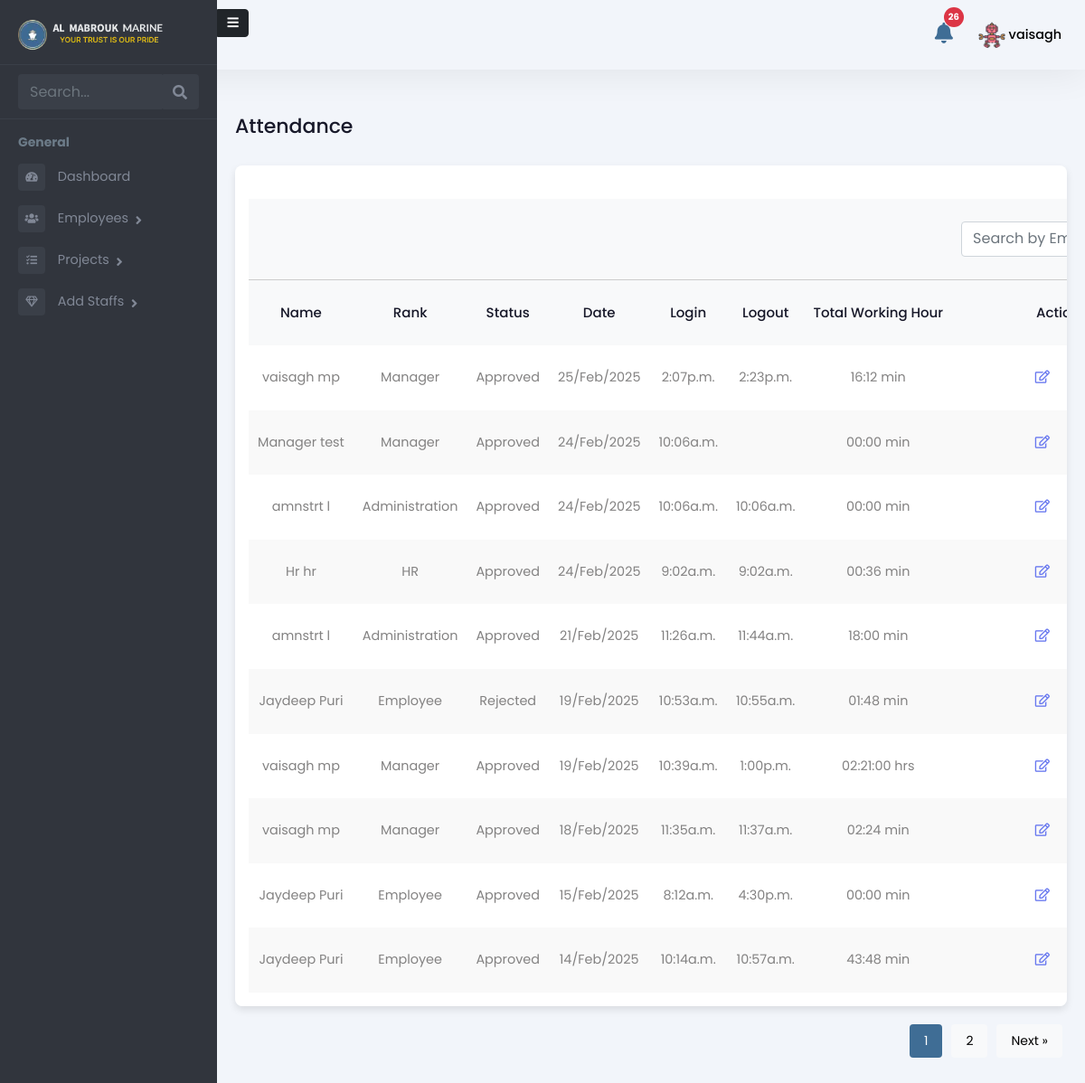
The app's page /admin-panel/employee/attendance/ (signed in), older data.
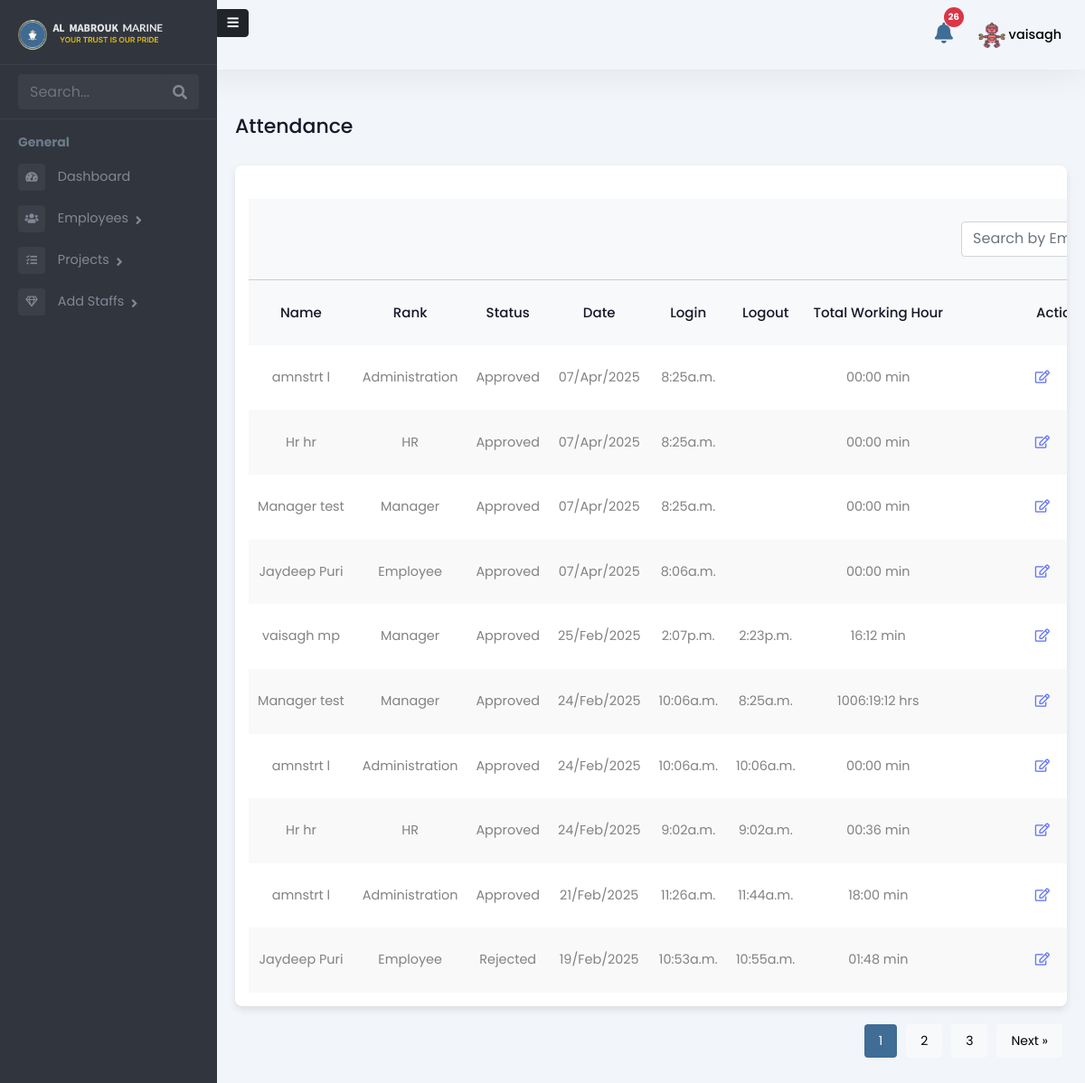
The same page, newer data.
### Admin/models.py (models this page shows, shortened)
class Attendance(models.Model):
    LOCATION_CHOICES = [
        ('DMC', 'DMC Warehouse'),
        ('FUJ', 'FUJ'),
        ('KFK', 'KFK'),
        ('ABU', 'Abu Dhabi'),
        ('BDO', 'Bur Dubai Office'),
        ('SHJ_KP', 'Sharjah Khalid Port'),
        ('SHJ_HP', 'Sharjah Hamriya Port'),
        ('AJM_PRT', 'Ajman Port'),
        ('ABU_KP', 'Abu Dhabi Khalifa Port'),
        ('ABU_MP', 'Abu Dhabi Mussafah Port'),
        ('RAK_JZP', 'RAK Al Jazeera Port'),
        ('RAK_MCP', 'RAK Maritime City'),
        ('RAK_SRP', 'RAK Steven Rock Port'),
        ('DXB_DMC', 'Dubai Maritime City Port'),
        ('DXB_PR', 'Port Rashid'),
        ('DXB_HP', 'Dubai Hamriya Port'),
        ('DXB_MHJ', 'Dubai Marina Harbor Jumeirah'),
        ('DXB_AJD', 'Al Jadaf Port Dubai'),
        ('OVERSEAS', 'Overseas'),
    ]
    STATUS_CHOICES = [
        ('PENDING', 'Pending'),
        ('APPROVED', 'Approved'),
        ('REJECTED', 'Rejected'),
    ]
    ATTENDANCE_STATUS = [
        ('PRESENT', 'Present'),
        ('WORK FROM HOME', 'Work from Home'),
    ]
    employee = models.ForeignKey(
        Employee, related_name='attendance_set', on_delete=models.CASCADE
    )
    project = models.ForeignKey(
        'Project', on_delete=models.SET_NULL, null=True, blank=True, related_name='attendance_set'
    )  # New field added
    login_time = models.DateTimeField(null=True, blank=True)
    log_out_time = models.DateTimeField(null=True, blank=True)
    total_hours_of_work = models.DecimalField(max_digits=10, decimal_places=2, null=True, blank=True)
    location = models.CharField(max_length=20, choices=LOCATION_CHOICES, null=True, blank=True)
    attendance_status = models.CharField(max_length=20, choices=ATTENDANCE_STATUS, null=True, blank=True)
    status = models.CharField(max_length=10, choices=STATUS_CHOICES, default='PENDING')
    rejection_reason = models.TextField(null=True, blank=True)
    rejected_by = models.ForeignKey(User, on_delete=models.SET_NULL, null=True, blank=True, related_name='rejected_attendance')
    travel_in_time = models.DateTimeField(null=True, blank=True)
    travel_out_time = models.DateTimeField(null=True, blank=True)
    total_travel_time = models.DecimalField(max_digits=10, decimal_places=2, null=True, blank=True)

class Employee(models.Model):
    user = models.OneToOneField(User, on_delete=models.CASCADE, related_name='employee_profile')
    is_employee = models.BooleanField(default=False)
    is_manager = models.BooleanField(default=False)
    is_administration = models.BooleanField(default=False)
    is_hr = models.BooleanField(default=False)
    rank = models.CharField(max_length=255, blank=True, null=True)
    salary = models.DecimalField(max_digits=10, decimal_places=2, blank=True, null=True)
    work_days = models.DecimalField(max_digits=10, decimal_places=2, default=0, blank=True)
    holidays = models.IntegerField(null=True, blank=True)
    overseas_days = models.IntegerField(default=0)
    date_of_birth = models.DateField(null=True, blank=True)
    phone_number = models.CharField(max_length=15, blank=True, null=True)
    date_of_join = models.DateField(null=True, blank=True)
    address = models.TextField(blank=True, null=True)
    profile_picture = models.ImageField(upload_to="profile_pictures/", null=True, blank=True)
    def get_role(self):
        if self.is_manager:
            return "Manager"
        if self.is_employee:
            return "Employee"
        if self.is_administration:
            return "Administration"
        if self.is_hr:
            return "HR"
        return "Unknown"

### Admin/views.py (the view)
# urls.py: path('employee/attendance/', attendance_list_view, name='attendance_list_adminview'),
@login_required
def attendance_list_view(request):
    search_query = request.GET.get('search', '')
    attendance_records = Attendance.objects.select_related('employee').order_by('-login_time')
    if search_query:
        attendance_records = attendance_records.filter(
            employee__user__username__icontains=search_query
        ).order_by('-login_time')
    paginator = Paginator(attendance_records, 10)
    page_number = request.GET.get('page')
    page_obj = paginator.get_page(page_number)
    context = {
        'attendance_records': page_obj,
        'search_query': search_query,
    }
    return render(request, 'Admin/attendance_list.html', context)

### Admin/templatetags/custom_filters.py (called while the page is built)
@register.filter
def format_work_duration(decimal_hours):
    if decimal_hours is None:
        return "00:00"  # or "00:00 min" if you prefer
    try:
        total_seconds = int(float(decimal_hours) * 3600)
        if total_seconds < 3600:
            minutes = total_seconds // 60
            seconds = total_seconds % 60
            return f"{minutes:02d}:{seconds:02d} min"
        else:
            hours = total_seconds // 3600
            minutes = (total_seconds % 3600) // 60
            seconds = total_seconds % 60
            return f"{hours:02d}:{minutes:02d}:{seconds:02d} hrs"
    except (ValueError, TypeError):
        return "00:00"

### templates/Admin/attendance_list.html (shortened to what this page needs)
{% extends 'Admin/adminbase.html' %}
{% load custom_filters %}
{% load static %}
{% block content %}
<div class="emply-list-wraper">
    <div class="pg-title">
        <h1>Attendance</h1>
    </div>
    <div class="widget-box table-wdgt">
        <table id="employeeTable">
            <thead>
                <tr style="border-bottom: 1px solid #ccc">
                    <th></th>
                    <th></th>
                    <th></th>
                    <th></th>
                    <th></th>
                    <th></th>
                    <th></th>
                    <th>
                        <div class="add-new-emply">
                            <div class="table-searchbar">
                                <div class="sidebar-search">
                                    <form method="get" action="">
                                        <div class="input-group">
                                            <input type="text" name="search" class="form-control search-menu"
                                                value="{{ search_query }}" placeholder="Search by Employee Name" />
                                        </div>
                                    </form>
                                </div>
                            </div>
                        </div>
                    </th>
                </tr>
            </thead>
            <thead>
                <tr>
                    <th>Name</th>
                    <th>Rank</th>
                    <th>Status</th>
                    <th>Date</th>
                    <th>Login</th>
                    <th>Logout</th>
                    <th>Total Working Hour</th>
                    <th>Action</th>
                </tr>
            </thead>
            <tbody>
                {% for record in attendance_records %}
                <tr>
                    <td><a href="{% url 'attendance_detail' record.pk %}">{{ record.employee.user.get_full_name }}</a>
                    </td>
                    <td>{{ record.employee.get_role}}</td>
                    <td>{{ record.get_status_display }}</td>
                    <td>{{ record.login_time.date|date:"d/M/Y" }}</td>
                    <td>{{ record.login_time|time:"g:ia" }}</td>
                    <td>{{ record.log_out_time|time:"g:ia" }}</td>
                    <td>{{ record.total_hours_of_work|format_work_duration }}</td>
                    <td class="list-action-col">
                        <a href="{% url 'edit_attendance' record.id %}"><i class="far fa-edit"></i></a>
                        <a href="{% url 'delete_attendance' record.id %}"
                            onclick="return confirm('Are you sure you want to delete this attendance?');">
                        </a>
                    </td>
                </tr>
                {% endfor %}
            </tbody>
        </table>
    </div>
    <div class="pagination" id="pagination">
        {% for num in attendance_records.paginator.page_range %}
            <a href="?page={{ num }}">
                <button class="{% if num == attendance_records.number %}active{% endif %}">{{ num }}</button>
            </a>
        {% endfor %}
        {% if attendance_records.has_next %}
            <a href="?page={{ attendance_records.next_page_number }}">
                <button>Next &raquo;</button>
            </a>
        {% endif %}
    </div>
</div>
{% endblock %}

Row changes from the older to the newer data that the page shows:
no longer on this page (row unchanged): Attendance: employee.user.get_full_name "vaisagh mp", employee.get_role "Manager", status "Approved", login_time "19/Feb/2025", login_time "10:39a.m.", log_out_time "1:00p.m.", total_hours_of_work "02:21:00 hrs"
no longer on this page (row unchanged): Attendance: employee.user.get_full_name "vaisagh mp", employee.get_role "Manager", status "Approved", login_time "18/Feb/2025", login_time "11:35a.m.", log_out_time "11:37a.m.", total_hours_of_work "02:24 min"
no longer on this page (row unchanged): Attendance: employee.user.get_full_name "Jaydeep Puri", employee.get_role "Employee", status "Approved", login_time "15/Feb/2025", login_time "8:12a.m.", log_out_time "4:30p.m.", total_hours_of_work "00:00 min"
no longer on this page (row unchanged): Attendance: employee.user.get_full_name "Jaydeep Puri", employee.get_role "Employee", status "Approved", login_time "14/Feb/2025", login_time "10:14a.m.", log_out_time "10:57a.m.", total_hours_of_work "43:48 min"
added Attendance: employee.user.get_full_name "amnstrt l", employee.get_role "Administration", status "Approved", login_time "07/Apr/2025", login_time "8:25a.m.", total_hours_of_work "00:00 min"
added Attendance: employee.user.get_full_name "Hr hr", employee.get_role "HR", status "Approved", login_time "07/Apr/2025", login_time "8:25a.m.", total_hours_of_work "00:00 min"
added Attendance: employee.user.get_full_name "Manager test", employee.get_role "Manager", status "Approved", login_time "07/Apr/2025", login_time "8:25a.m.", total_hours_of_work "00:00 min"
added Attendance: employee.user.get_full_name "Jaydeep Puri", employee.get_role "Employee", status "Approved", login_time "07/Apr/2025", login_time "8:06a.m.", total_hours_of_work "00:00 min"
changed Attendance: log_out_time (not shown) → "8:25a.m."; total_hours_of_work "00:00 min" → "1006:19:12 hrs"
Text that changed along with them:
new list line: "3"
